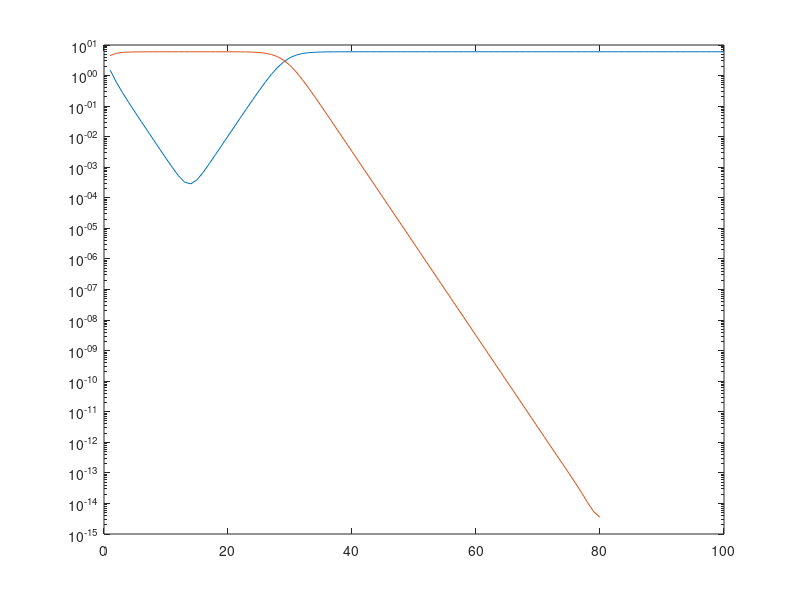

Here is the MATLAB script that generated this plot:
A= [ 6 3 3; 1 10 1; 2 5 5];
[V,D] = eig(A);
x = [2;-1;2]+1e-8;
for n = 1:100
    y = A*x;
    [~,m] = max(abs(y));
    gamma(n) = y(m)/x(m);
    x = y/y(m);
end
semilogy(abs(gamma-6))
hold on, semilogy(abs(gamma-12))
